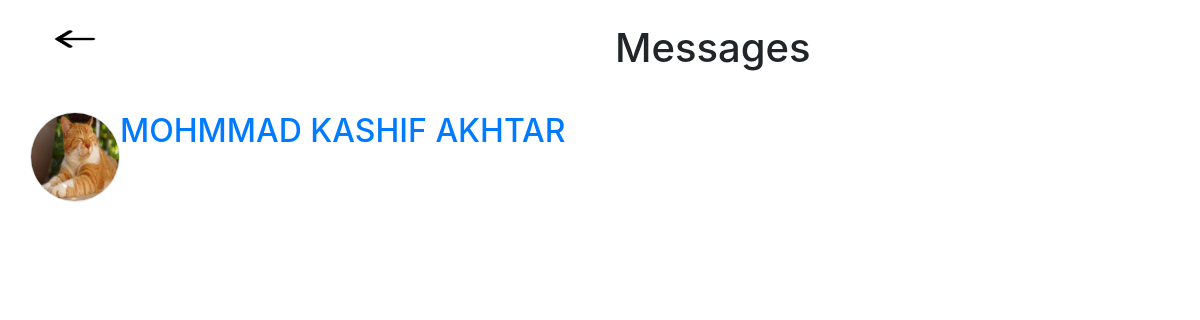
The app's page /contact/ (signed in) with its own data.
### tables this page shows
CREATE TABLE "message" (
	"id"	INTEGER,
	"from_id"	INTEGER,
	"to_id"	INTEGER,
	"body"	VARCHAR,
	"timestamp"	TIMESTAMP,
	FOREIGN KEY("to_id") REFERENCES "user"("id"),
	FOREIGN KEY("from_id") REFERENCES "user"("id"),
	PRIMARY KEY("id" AUTOINCREMENT)
);

CREATE TABLE "user" (
	"id"	INTEGER,
	"username"	VARCHAR(40) NOT NULL,
	"email"	VARCHAR NOT NULL UNIQUE,
	"name"	TEXT NOT NULL,
	"image"	BLOB,
	"password"	VARCHAR,
	"path"	VARCHAR,
	"bio"	TEXT,
	"phone_number"	TEXT(12),
	"gender"	TEXT,
	"nposts"	INTEGER,
	"confirmed"	INTEGER DEFAULT 0,
	"last_msg_read_time"	TIMESTAMP,
	"notification_read_time"	TIMESTAMP,
	"last_request_seen"	TIMESTAMP,
	PRIMARY KEY("id" AUTOINCREMENT)
);

### app.py (the view)
@app.route("/contact/")
def contact():
    if 'logged_in' in session:
        try:
            c.execute("""UPDATE user SET last_msg_read_time=? WHERE id=?""",(datetime.now(),session['id']))
            conn.commit()
            c.execute("""SELECT to_id  FROM message WHERE from_id=? UNION SELECT from_id FROM message WHERE to_id=?""",(session['id'],session['id']))
            val=c.fetchall()
            return render_template('contact.html',val=val,pro=pro,current_id=session['id'],last_read_msg=last_read_msg)
        except:
            pass
    else:
        return redirect(url_for('login'))

### app.py (called while the page is built)
def pro(user_id):
    try:
        if user_id:
            c.execute("""SELECT * FROM user WHERE id=?""",(user_id,))
            val2=c.fetchone()
            return val2
        else:
            return None
    except:
        pass

def last_read_msg(from_id):
    try:
        c.execute("""SELECT count(*) FROM message WHERE timestamp> (SELECT timestamp FROM follower WHERE follower_id=? AND followed_id=? AND accept=1) AND from_id=? AND to_id=?""",
                      (session['id'],from_id,from_id,session['id']))
        val=c.fetchone()
        if val:
            return val[0]
        else:
            return None
    except:
        pass

### templates/contact.html (shortened to what this page needs)
{% extends "message.html" %}
{% block body %}
<div class="container">
<div class="row">
<div class="col justify-content-start">
<a href="{{url_for('home')}}">
<img src="{{url_for('static',filename="images/arrow.png")}}" width="60px" height="30px">
</a>
</div>
<div class="col justify-content-center">
<h1>Messages</h1>
</div>
</div>
<br>
{% if val %}
 {% for id in val %}
  {% set use=pro(id[0]) %}
   {% if use %}
  {% if use[6] %}
   {% set fmm=use[6] %}
  {% else %}
   {% set fmm="default.jpeg" %}
  {% endif %}
   <a href="{{url_for('message',from_id=current_id,to_id=id[0],flag=0)}}">
   <div class="row justify-content-xs-start py-2">
    <div class="col-xs-2" >
     <img class="rounded-circle border img-fluid"  style="width:90px;height:90px;" src="{{url_for('static',filename='uploads/'+fmm)}}">
    </div>
    <div class="d-inline-sm-flex">
     <h2>{{use[3]}}</h2>
    </div>
     {% set local_new_messages=last_read_msg(id[0]) %}
   </div>
   {% endif %}
    </a>
   <br>
 {% endfor %}
{% endif %}
</div>
{% endblock %}

### templates/message.html (shortened to what this page needs)
{% extends 'base.html' %}

### templates/base.html (shortened to what this page needs)
<!DOCTYPE html>
<html lang="en">
<head>
<link rel="stylesheet" href="/static/bootstrap.min.css"/>
</head>
<body>
<br>
{% block body %}
{% endblock%}
</body>
</html>

### records on screen
message: path (picture)
user: name "MOHMMAD KASHIF AKHTAR"
